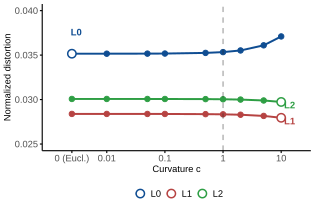

Recreate this plot in R.
# curvature_distortion.R
# Figure 3: layer-wise Curvature-Distortion curves (K=128, Issue #83 real data)
# x: curvature c (log scale, c=0 = Euclidean placed at leftmost)
# y: normalized Distortion_l(c)

suppressMessages({ library(ggplot2) })

theme_set(
  theme_classic(base_size = 7, base_family = "Arial") +
    theme(
      axis.line = element_line(linewidth = 0.4, colour = "black"),
      axis.ticks = element_line(linewidth = 0.4, colour = "black"),
      axis.text = element_text(size = 7),
      axis.title = element_text(size = 7),
      legend.title = element_blank(),
      legend.text = element_text(size = 7),
      legend.key.size = unit(3.0, "mm"),
      legend.position = "bottom",
      plot.margin = margin(3, 5, 3, 3, "pt")
    )
)

BLUE_DARK <- "#0F4D92"
RED <- "#B64342"
GREEN <- "#2E9E44"
BLACK <- "#272727"

c_vals <- c(0, 0.01, 0.05, 0.1, 0.5, 1, 2, 5, 10)

# K=128 Issue #83 main_summary.json distortion curves
dist <- data.frame(
  c = rep(c_vals, 3),
  layer = factor(rep(c("L0", "L1", "L2"), each = 9), levels = c("L0", "L1", "L2")),
  value = c(
    0.03515922954365548, 0.03516100556387154, 0.03516811535492724,
    0.0351770155118316, 0.035248719312496124, 0.03533953874834355,
    0.03552472337740152, 0.036101738667250555, 0.0370998240551487,
    0.028388117298469732, 0.028387652100532502, 0.028385790530801428,
    0.028383465031557163, 0.028364919409049946, 0.02834188262517362,
    0.02829628868670041, 0.02816326024351378, 0.027953523422096307,
    0.030070812428020472, 0.030070462161790743, 0.03006906196666432,
    0.03006731228976074, 0.030053337548401837, 0.030035925733845878,
    0.030001290320596133, 0.029898880375301407, 0.029733120410372696
  )
)

# x mapping: log10(c) for c>0; c=0 (Euclidean) placed at x = -2.6
dist$x <- ifelse(dist$c == 0, -2.6, log10(dist$c))

x_breaks <- c(-2.6, -2, -1, 0, 1)
x_labels <- c("0 (Eucl.)", "0.01", "0.1", "1", "10")

minima <- aggregate(value ~ layer, dist, min)
minima$x <- ifelse(minima$layer == "L0", -2.6, 1)

p <- ggplot(dist, aes(x = x, y = value, colour = layer)) +
  geom_line(linewidth = 0.7) +
  geom_point(size = 1.6) +
  geom_vline(xintercept = 0, linetype = "dashed", colour = BLACK, linewidth = 0.3, alpha = 0.6) +
  geom_point(data = minima, aes(x = x, y = value), size = 2.4, shape = 21,
             fill = "white", stroke = 0.8) +
  scale_colour_manual(values = c(L0 = BLUE_DARK, L1 = RED, L2 = GREEN)) +
  scale_x_continuous(breaks = x_breaks, labels = x_labels, limits = c(-2.9, 1.3)) +
  scale_y_continuous(limits = c(0.025, 0.040)) +
  labs(x = "Curvature c", y = "Normalized distortion") +
  annotate("text", x = -2.62, y = 0.0376, label = "L0", colour = BLUE_DARK,
           size = 2.5, fontface = "bold", hjust = 0) +
  annotate("text", x = 1.05, y = 0.0276, label = "L1", colour = RED,
           size = 2.5, fontface = "bold", hjust = 0) +
  annotate("text", x = 1.05, y = 0.0294, label = "L2", colour = GREEN,
           size = 2.5, fontface = "bold", hjust = 0)

save_pub_r <- function(plot, filename, width_mm = 100, height_mm = 62, dpi = 600) {
  w <- width_mm / 25.4
  h <- height_mm / 25.4
  svglite::svglite(paste0(filename, ".svg"), width = w, height = h)
  print(plot)
  dev.off()
  grDevices::cairo_pdf(paste0(filename, ".pdf"), width = w, height = h, family = "Arial")
  print(plot)
  dev.off()
  ragg::agg_tiff(paste0(filename, ".tiff"), width = w, height = h, units = "in", res = dpi)
  print(plot)
  dev.off()
  cat("saved", filename, "\n")
}

save_pub_r(p, "curvature_distortion", width_mm = 84, height_mm = 55)
